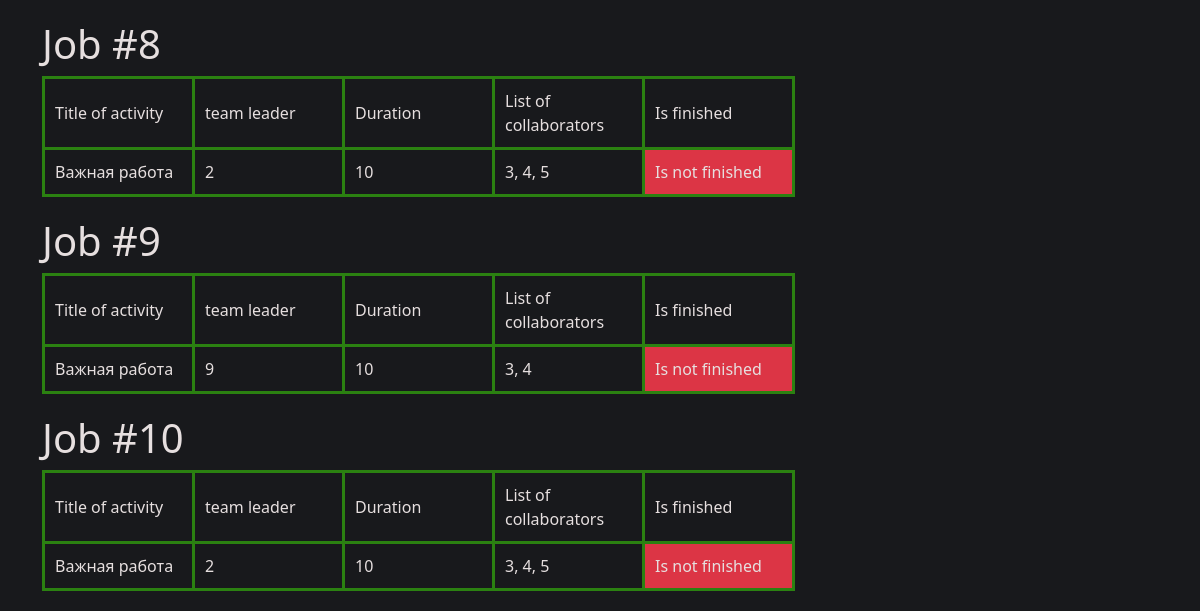
Before: / (lower part) with the older database file.
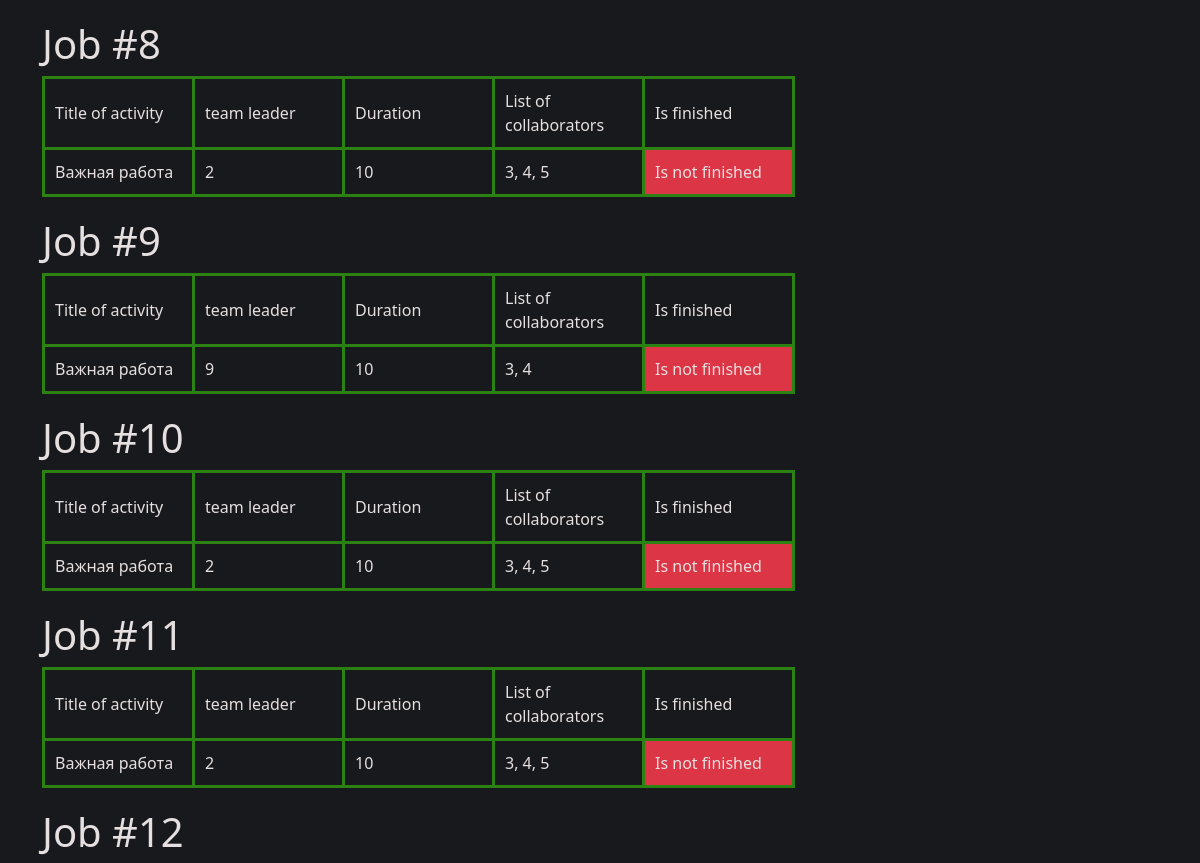
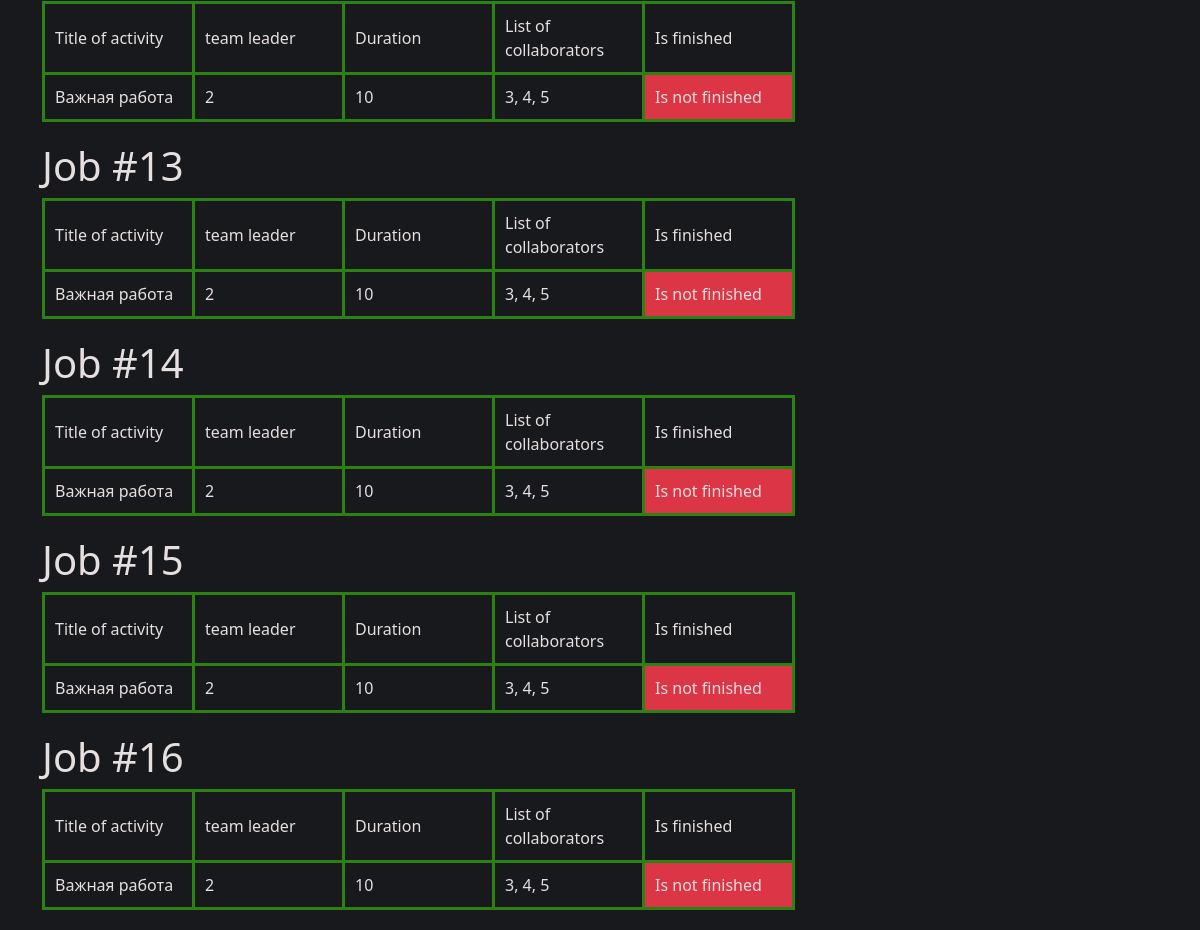
After: the same page with the newer database file (2 pictures, top to bottom).
### data/jobs.py (models this page shows, shortened)
class Job(SqlAlchemyBase, SerializerMixin):
    __tablename__ = 'jobs'
    id = sqlalchemy.Column(sqlalchemy.Integer,
                           primary_key=True, autoincrement=True)
    team_leader = sqlalchemy.Column(sqlalchemy.Integer, sqlalchemy.ForeignKey("users.id"))
    job = sqlalchemy.Column(sqlalchemy.String)
    work_size = sqlalchemy.Column(sqlalchemy.Integer)
    collaborators = sqlalchemy.Column(sqlalchemy.String)
    start_date = sqlalchemy.Column(sqlalchemy.DateTime, default=datetime.datetime.now)
    end_date = sqlalchemy.Column(sqlalchemy.DateTime)
    is_finished = sqlalchemy.Column(sqlalchemy.Boolean, default=False)
    user = orm.relationship('User')

### repr.py (the view)
@app.route('/index')
@app.route('/')
def index():
    db_sess = create_session()
    lst = []
    for job in db_sess.query(Job).all():
        lst.append(job)
    return render_template('home.html', title='Милый дом', list=lst)

### data/db_session.py (called while the page is built)
def create_session() -> Session:
    global __factory
    return __factory()

### templates/home.html (shortened to what this page needs)
{% extends "base.html" %}
{% block hed %}
<link rel="stylesheet" href="/static/css/table.css">
{% endblock %}
{% block content %}
{% for job in list %}
<h1>Job #{{job.id}}</h1>
<table>
    <thead>
    <tr>
        <td>Title of activity</td>
        <td>team leader</td>
        <td>Duration</td>
        <td>List of collaborators</td>
        <td>Is finished</td>
    </tr>
    </thead>
    <tbody>
        <tr>
            <td>{{job.job}}</td>
            <td>{{job.team_leader}}</td>
            <td>{{job.work_size}}</td>
            <td>{{job.collaborators}}</td>
            {% if job.is_finished %}
            <td class="finished">Is finished</td>
            {% else %}
            <td class="not_finished">Is not finished</td>
            {% endif %}
        </tr>
    </tbody>
</table>
{% endfor %}
{% endblock %}

Changed rows visible on the page:
added Job: id "11", job "Важная работа", team_leader "2", work_size "10", collaborators "3, 4, 5", is_finished "Is not finished"
added Job: id "12", job "Важная работа", team_leader "2", work_size "10", collaborators "3, 4, 5", is_finished "Is not finished"
added Job: id "13", job "Важная работа", team_leader "2", work_size "10", collaborators "3, 4, 5", is_finished "Is not finished"
added Job: id "14", job "Важная работа", team_leader "2", work_size "10", collaborators "3, 4, 5", is_finished "Is not finished"
added Job: id "15", job "Важная работа", team_leader "2", work_size "10", collaborators "3, 4, 5", is_finished "Is not finished"
added Job: id "16", job "Важная работа", team_leader "2", work_size "10", collaborators "3, 4, 5", is_finished "Is not finished"
